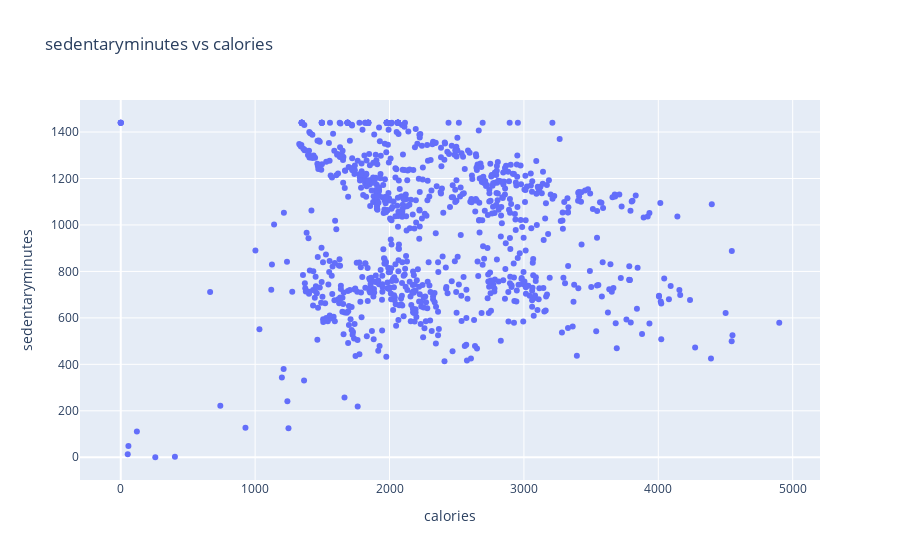

The code cell stored with this chart in its notebook:
### Markdown cell above
### Findings:
- **Positive Trend**: The scatter plot shows a general upward trend between totalsteps and calories, indicating that as steps increase, calories burned tend to rise.
- **Variability**: There’s significant variability, especially at higher calorie counts (e.g., 3000–5000 calories), where totalsteps range widely from 10k to 30k, showing other factors may influence calorie burn.
- **Outliers**: A few outliers exist, such as points with high calories (around 5000) but relatively low steps (under 10k), suggesting additional calorie-burning activities beyond walking.

### Code cell
plot5=px.scatter(daily_activity,y='sedentaryminutes',x='calories',title='sedentaryminutes vs calories')
plot5

### Figure 1 — Plotly figure (JSON) as saved in the notebook; plotly's stock layout.template omitted (floating-point values rounded to 4 significant figures; data arrays with more than 128 entries replaced by an {"elided": "..."} marker saying what was removed)
{"data": [{"hovertemplate": "calories=%{x}<br>sedentaryminutes=%{y}<extra></extra>", "legendgroup": "", "marker": {"color": "#636efa", "symbol": "circle"}, "mode": "markers", "name": "", "orientation": "v", "showlegend": false, "type": "scatter", "x": {"elided": "940 int values"}, "xaxis": "x", "y": {"elided": "940 int values"}, "yaxis": "y"}], "layout": {"legend": {"tracegroupgap": 0}, "title": {"text": "sedentaryminutes vs calories"}, "xaxis": {"anchor": "y", "domain": [0, 1], "title": {"text": "calories"}}, "yaxis": {"anchor": "x", "domain": [0, 1], "title": {"text": "sedentaryminutes"}}}}
